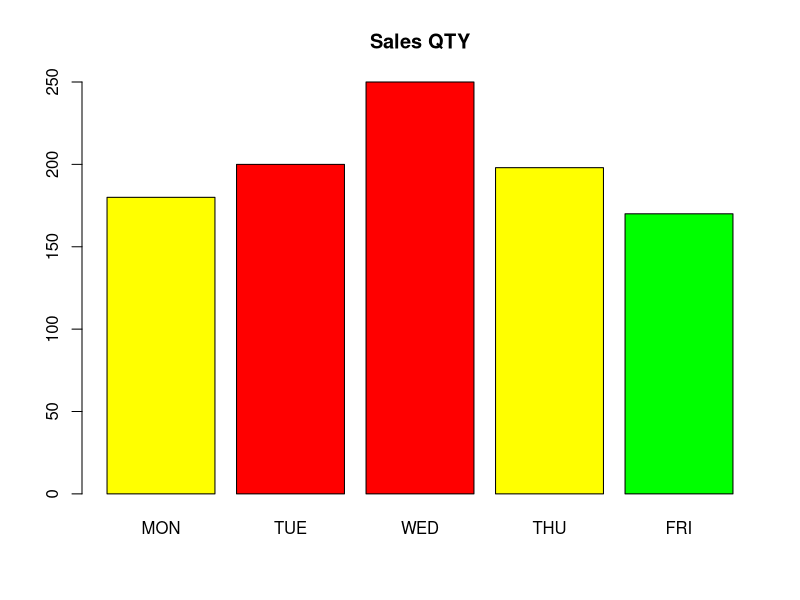

Write the R code that produced this figure. (Note: this script raises an error after producing the figure.)
col_r <- c(180, 200, 250, 198, 170)
col_r

colors <- c()
colors

for(i in 1:length(col_r)){
  if(col_r[i] >= 200){
    colors <- c(colors, "red")
  } else if (col_r[i] >= 180) {
    colors <- c(colors, "yellow")
  } else {
    colors <- c(colors, "green")
  }
}
barplot(col_r,
        main="Sales QTY",
        names.arg =c("MON", "TUE", "WED", "THU", "FRI"),
        col=colors)
pie(p1,
    radius = 1,  # 원형의 크기
    init.angle = 90,  # 시작 각도
    col=rainbow(length(p1)), # 색상 설정
    label=c("Week 1", "Week2", "Week3" , "Week 4")) # label

# legend() : 범례
legend('topright',
       c("Week 1", "Week2", "Week3" , "Week 4"),
       cex=0.5,
       fill = rainbow(length(p1)))
# barplot 연습문제
x <- matrix(c(40, 52, 33, 51), 2, 2)
plot.new()
dev.new()

barplot(x,
        names=c('가족도 중요하지만\n 나를먼저생각한다.',
                '물건을 충동적으로\n 구매하는 경우가 많다.'),#\n 줄바꿈 문자
        main='나를 중시하는 경향',
        beside=T,
        col=c('Magenta1','gray'),
        ylim=c(0,60),
        ylab='(%)')
legend(3.5,60,c("2009","2014"),cex=0.7,fill=c('Magenta1','gray'))

barplot(x,
        names=c('가족도 중요하지만\n 나를먼저생각한다.',
                '물건을 충동적으로\n 구매하는 경우가 많다.'),#\n 줄바꿈 문자
        main='나를 중시하는 경향',
        col=c('Magenta1','gray'),
        ylim=c(0,60),
        ylab='(%)')

# geom_bar() 그래프의 stat 옵션과 position 옵션

# stat 옵션 : y축 값 사용 방법

# stat='count' : 빈도수 계산 (디폴트: 생략 가능)
#                - x축 값만 지정
#                - y축 값 : x축 값의 빈도수
#                - ggplot(data = diamonds, aes(x=cut))

# stat='identity' : y축 값의 높이를 데이터를 기반으로 정해줄 때 사용
#                  - ggplot(data = sleep, aes(x=ID, y=extra))

# position='dodge' : 막대의 위치를 개별적인 막대로 나란히 표현
# position='fill' : 데이터의 종류를 비율로
# position='dodge' : 막대의 위치를 개별적인 막대로 나란히 표현
ggplot(sleep, aes(ID, extra, fill=group)) +
  geom_bar(stat='identity', position = 'dodge')

# fill = 변수 : 데이터의 종류를 비율로 표시
ggplot(diamonds, aes(color, fill=cut)) +
  geom_bar(position='fill')


# 그래프 함수의 주요 옵션은 그래프에 대한 색상/모양/크기/넓이 등에 초점

# colour = "색상"
# shape(pch) = 모양
# size = 크기
ggplot(data = mpg, aes(x = displ, y = hwy)) + 
  geom_point(color = "red",
             shape = 1,
             size = 2)

# Orange 데이터 세트 사용
str(Orange)

# fill : 도형에 색을 채워줄 때 사용
# 오렌지 나무 종류별 둘레의 합을 도식화


Orange %>%
  group_by(Tree) %>% 
  summarize(Sum.circumference = sum(circumference)) %>%
  ggplot(aes(Tree, Sum.circumference)) + 
  geom_bar(stat='identity', fill='red') 

Orange %>%
  group_by(Tree) %>%
  summarize(Sum.circumference = sum(circumference)) %>%
  ggplot(aes(Tree, Sum.circumference, fill=Tree)) + 
  geom_bar(stat='identity')


Orange %>% 
  group_by(Tree) %>%
  summarize(Sum.circumference = sum(circumference)) %>%
  ggplot(aes(Tree, Sum.circumference))+
  geom_bar(stat='identity', color='red', fill='white') 

Orange %>% 
  group_by(Tree) %>%
  summarize(Sum.circumference = sum(circumference)) %>%
  ggplot(aes(Tree, Sum.circumference, color=Tree))+
  geom_bar(stat='identity',  fill='white') 

Orange %>%
  group_by(Tree) %>%
  summarize(Sum.circumference = sum(circumference)) %>%
  ggplot(aes(Tree, Sum.circumference, color=Tree))+
  geom_bar(stat='identity', color=Tree, fill='white')

# fill 변수가 색상을 채우는(fill) 방법을 지정
# values : 색상
# name : 범례 제목
# breaks : 범레에 나타나는 변수값
# labels : 범례 설명 
# limits : 실제 시각화되는 범주
# mpg 데이터 세트에서 class 종류 확인
distinct(mpg, class) # 한 번씩만 출력 (중복 제거)

g <- ggplot(data=mpg, aes(x=class, fill=class)) + geom_bar()
g

# values : 색상
# name : 범례 제목
g + scale_fill_manual(
  values = c("navy", "blue", "royalblue", 
             "skyblue", "orange", "gold", "yellow"),
  name = "자동차 종류")

# breaks : 범례에 나타나는 변수값
g + scale_fill_manual(
  values = c("navy", "blue", "royalblue", 
             "skyblue", "orange", "gold", "yellow"),
  name = "자동차 종류",
  breaks = c("compact", "suv"))

# labels : 범례 설명 
g + scale_fill_manual(
  values = c("navy", "blue", "royalblue", 
             "skyblue", "orange", "gold", "yellow"),
  name = "자동차 종류",
  breaks = c("compact", "suv"),
  labels = c("경차", "SUV"))

# limits : 실제 시각화되는 범주
g + scale_fill_manual(
  values = c("navy", "blue", "royalblue", 
             "skyblue", "orange", "gold", "yellow"),
  name = "자동차 종류",
  breaks = c("compact", "suv"),
  labels = c("경차", "SUV"),
  limits = c("compact", "suv"))

# scales 패키지의 scale_fill_manual() 함수
# 기존의 색상 위에 다른 색상을 입혀주는 함수
# scale_fill_manual을 적용하기 전에 
# fill, 혹은 color함수를 먼저 적용해준 후 사용해야 함
# 그래프의 종류에 따라 fill과 color를 다르게 적용해줌
# line 그래프 : scale_color_manual()
# bar 그래프 : scale_fill_manua()

library(scales)

p <- Orange %>%
  group_by(Tree) %>%
  summarize(Sum.circumference=sum(circumference)) %>%
  ggplot(aes(Tree, Sum.circumference, fill=Tree)) +
  geom_bar(stat='identity')

p

# scales 패키지의 scale_fill_manual() 함수를 통해 
# 각각의 그래프에 색상을 지정
p + scale_fill_manual(values = c( "#FFFFFF", 
                                  "#FFCC00", 
                                  "#FF9900", 
                                  "#FF6600", 
                                  "#FF3300"))

# 그래프에서 범주형 변수

# mtcars 데이터 세트의 cyl 변수
# cyl 변수 : numeric 타입 / 4, 6, 8의 값을 가짐
# geom_bar()에서 x 축의 값을 cyl로 지정하면
# y축 값은 4, 6, 8 각각의 빈도수로 설정됨

# factor() 함수를 사용하지 않고 그래프를 그린 경우
ggplot(mtcars, aes(x = cyl)) + geom_bar()

# 막대 굵기 지정 : width = 0.5
ggplot(mtcars, aes(x = cyl)) + geom_bar(width = 0.5)
# 굵기를 줄이니까 x값 4, 6, 8에만 막대 표시 (종류별 빈도 수)
# 문제 : 빈 범주가 표시됨


# factor() 함수 사용
# 값이 있는 범주만 인식되고 나머지는 생략
ggplot(mtcars, aes(x = factor(cyl))) +
  geom_bar(width = 0.5)

# factor()에서 level을 지정하여 순서 변경 가능
ggplot(mtcars, aes(x = factor(cyl, level=c('8','6','4')))) +
  geom_bar(width = 0.5)

# 'fill = 범주값'인 경우
# (1) position = "dodge"인 경우
# position='dodge' : 막대의 위치를 개별적인 막대로 나란히 표현
# fill에서 am을 factor()으로 한 경우
ggplot(data=mtcars, aes(x=cyl, fill=as.factor(am))) +
  geom_bar(position = "dodge") 

# (2) position = "fill"인 경우
ggplot(data=mtcars, aes(x=cyl, fill=as.factor(am))) +
  geom_bar(position = "fill")

# 범례 제목 변경
ggplot(data=mtcars, aes(x=cyl, fill=as.factor(am))) +
  geom_bar(position = "dodge") +
  labs(fill ="am")


# 범례 표시 - 위치 변경
# 범례 위치 변경 : theme(legend.position = "위치")
# top / bottom / right / left / none
# 디폴트 : right

d1 <- ggplot(iris, aes(Petal.Length, Petal.Width)) +
  geom_point(aes(color=Species))
d1

d1 + theme(legend.position = "top")
d1 + theme(legend.position = "left")
d1 + theme(legend.position = "right")
d1 + theme(legend.position = "none")

d1 + theme(legend.position = "bottom",
           legend.direction = 'vertical')

# title : 범례 제목 설정
# face=4 : 굵게 기울이기
# face	Font face ("plain", "italic", "bold", "bold.italic")
d1 + theme(legend.title = element_text(face = 4,
                                       color = 'red',
                                       size = 15))

# 그래프 제목 설정
ggplot(data=mtcars, aes(x=cyl, fill=as.factor(am))) +
  geom_bar(position = "dodge") + 
  labs(x = "cyl (실린더)",
       y = "am count (빈도)",
       title = "cyl vs am count 분석",
       subtitle = "막대그래프 이용하기",
       caption = "출처 = 본인작성",
       fill ="AM") + # 범례 제목 변경
  theme(plot.title = element_text(face="bold",
                                  size=20,
                                  hjust=0.5),
        legend.position = "bottom")

# 막대에 레이블 추가
# geom_text(stat="count) 변수 ..count를 사용해서 레이블 출력
ggplot(mtcars, aes(x=factor(cyl), y=..count.., fill=as.factor(am))) +
  geom_bar(position='dodge') +
  geom_text(stat="count",
              aes(label=..count..),
            position=position_dodge(width=0.3),
            vjust=10)
# position=position_dodge(width=0.3) : 
# geom_bar() position인수와 같은 함수를 사용 

